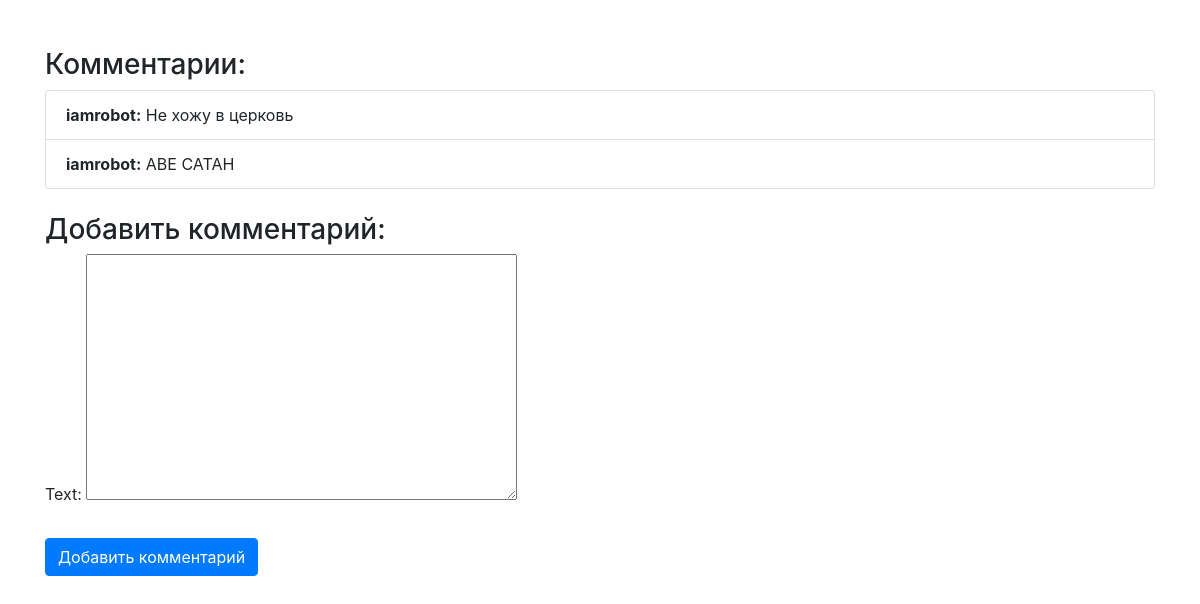
/post/3/ (signed in), run on the app's committed database.
### djangoProject/blogs/models.py (models this page shows, shortened)
class Comment(models.Model):
    post = models.ForeignKey(BlogPost, related_name="comments", on_delete=models.CASCADE)
    author = models.ForeignKey(User, on_delete=models.CASCADE)
    text = models.TextField()
    date_added = models.DateTimeField(auto_now_add=True)

### djangoProject/blogs/views.py (the view)
# urls.py: path('post/<int:post_id>/', views.view_post, name='view_post'),
@login_required
def view_post(request, post_id):
    user = request.user
    post = get_object_or_404(BlogPost, pk=post_id)
    comments = Comment.objects.filter(post=post)
    if request.method == 'POST':
        comment_form = CommentForm(request.POST)
        if comment_form.is_valid():
            comment = comment_form.save(commit=False)
            comment.author = request.user
            comment.post = post
            comment.save()
            return redirect('blogs:home')
    else:
        comment_form = CommentForm()
    return render(request, 'blogs/view_post.html', {'post': post, 'comments': comments, 'comment_form': comment_form})

### djangoProject/blogs/forms.py
class CommentForm(forms.ModelForm):
    class Meta:
        model = Comment
        fields = [ 'text']

### djangoProject/blogs/templates/blogs/view_post.html (shortened to what this page needs)
<head>
    <link rel="stylesheet" href="https://stackpath.bootstrapcdn.com/bootstrap/4.5.2/css/bootstrap.min.css">
</head>
<div class="container mt-5">
    <h3>Комментарии:</h3>
    <ul class="list-group">
        {% for comment in comments %}
            <li class="list-group-item">
                <strong>{{ comment.author.username }}:</strong> {{ comment.text }}
            </li>
        {% endfor %}
    </ul>
    <h3 class="mt-4">Добавить комментарий:</h3>
    <form method="post" action="{% url 'blogs:view_post' post_id=post.id %}" class="form">
        {{ comment_form.as_p }}
        <button type="submit" class="btn btn-primary mt-2">Добавить комментарий</button>
    </form>
</div>

### data on the page
Comment: author.username "iamrobot", text "Не хожу в церковь"
Comment: author.username "iamrobot", text "АВЕ САТАН"
